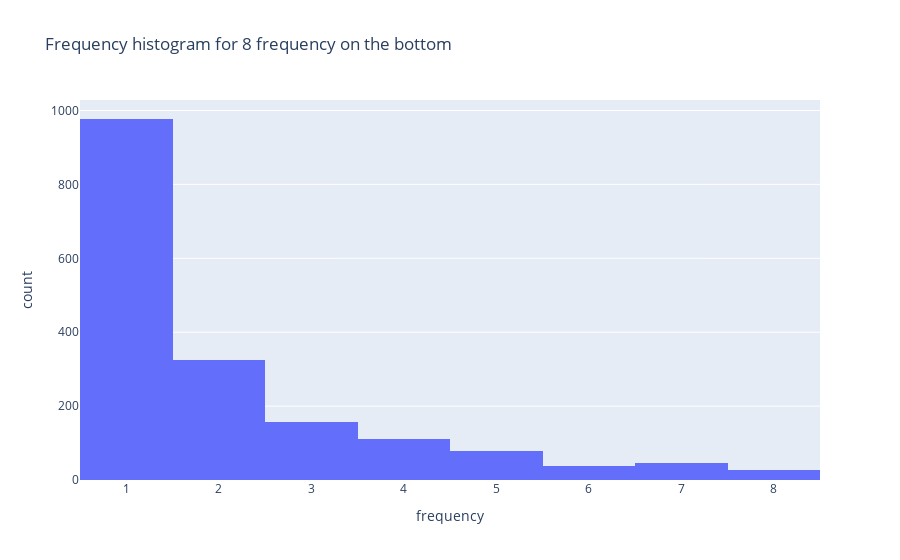

Notebook source saved alongside this figure:
### Markdown cell above
Let us execute the pipeline and investigate the results.

### Code cell
french_results = pipeline1.execute_pipeline("nlp_pipeline")

### Figure 1 — Plotly figure (JSON) as saved in the notebook; plotly's stock layout.template omitted (floating-point values rounded to 4 significant figures; data arrays with more than 128 entries replaced by an {"elided": "..."} marker saying what was removed)
{"data": [{"alignmentgroup": "True", "bingroup": "x", "hovertemplate": "frequency=%{x}<br>count=%{y}<extra></extra>", "legendgroup": "", "marker": {"color": "#636efa", "pattern": {"shape": ""}}, "name": "", "offsetgroup": "", "orientation": "v", "showlegend": false, "type": "histogram", "x": {"elided": "1758 int values"}, "xaxis": "x", "yaxis": "y"}], "layout": {"barmode": "relative", "legend": {"tracegroupgap": 0}, "title": {"text": "Frequency histogram for 8 frequency on the bottom"}, "xaxis": {"anchor": "y", "domain": [0, 1], "title": {"text": "frequency"}}, "yaxis": {"anchor": "x", "domain": [0, 1], "title": {"text": "count"}}}}
